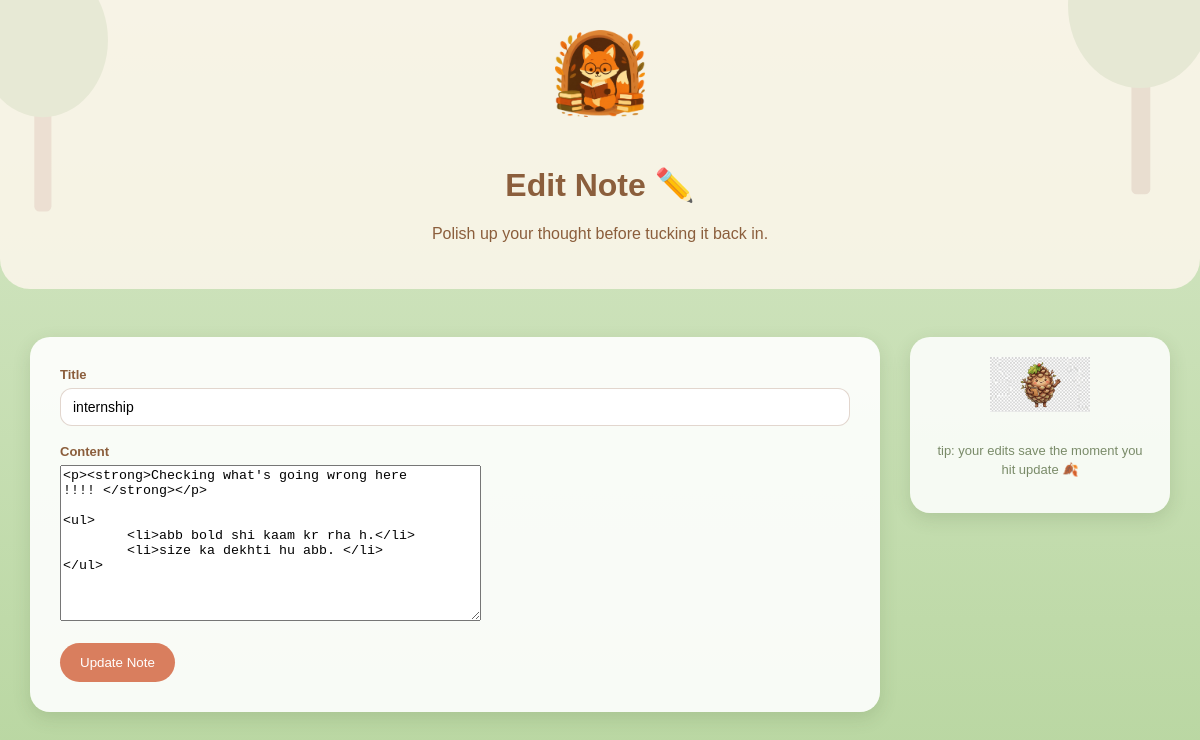
/edit-note/8 (signed in), run on the app's committed database.
### tables this page shows
CREATE TABLE notes(
    id INTEGER PRIMARY KEY AUTOINCREMENT,
    title TEXT NOT NULL,
    content TEXT NOT NULL,
    user_id INTEGER,
    created_at TEXT
, category TEXT);

### app.py (the view, shortened to what this page needs)
@app.route("/edit-note/<int:note_id>", methods=["GET", "POST"])
def edit_note(note_id):
    if "user_id" not in session:
        return redirect("/login")
    conn = sqlite3.connect("database.db")
    cursor = conn.cursor()
    cursor.execute(
        """
        SELECT * FROM notes
        WHERE id=? AND user_id=?
        """,
        (note_id, session["user_id"])
    )
    note = cursor.fetchone()
    if not note:
        conn.close()
        return "Access Denied ❌"
    try:
        decrypted_content = cipher.decrypt(
            note[2].encode()
        ).decode()
        note = list(note)
        note[2] = decrypted_content
    except:
        pass
    conn.close()
    return render_template(
        "edit_note.html",
        note=note
    )

### templates/edit_note.html (shortened to what this page needs)
<!DOCTYPE html>
<html>
<head>
    <link rel="stylesheet" href="{{ url_for('static', filename='css/style.css') }}">
</head>
<body class="notes-body">
<div class="hero create-hero">
    <img
    src="{{ url_for('static', filename='images/fox-Reading.png') }}"
    class="fox-reading"
    alt="Reading Fox"/>
    <div>
        <h1>Edit Note ✏️</h1>
        <p>Polish up your thought before tucking it back in.</p>
    </div>
</div>
<br>
<div class="create-layout">
    <div class="create-card">
        <form method="POST">
            <label class="create-label">Title</label>
            <input
                type="text"
                name="title"
                value="{{ note[1] }}"
                required>
            <br><br>
            <label class="create-label">Content</label>
            <textarea
                name="content"
                id="content"
                rows="10"
                cols="50"
                required>{{ note[2] | safe }}</textarea>
            <br><br>
            <button type="submit">
                Update Note
            </button>
        </form>
    </div>
    <div class="create-side">
        <img
        src="{{ url_for('static', filename='images/Pinecone.png') }}"
        class="pinecone-buddy"
        alt="Pinecone buddy"/>
        <p class="create-tip">tip: your edits save the moment you hit update 🍂</p>
    </div>
</div>
</body>
</html>

### static/css/style.css (style rules this page uses)
:root { --cream: #FDF6EC; --terracotta: #D97E5E; --moss: #7A8B69; --brown: #8B5E3C; --dark-bg: #1B2A22; --amber: #F4B860; --white: #E8E8E8; }
body { max-width: 1200px; margin: auto; background-color: var(--cream); color: var(--brown); font-family: Arial, sans-serif; padding: 20px; }
.notes-body { max-width: none; margin: 0; padding: 0; min-height: 100vh; background: linear-gradient(180deg, #D7E8C8 0%, #B8D6A0 100%); position: relative; overflow-x: hidden; font-family: Arial, sans-serif; color: var(--brown); }
.hero { background: rgba(253, 246, 236, 0.85); padding: 30px; border-radius: 0 0 30px 30px; display: flex; align-items: center; gap: 20px; position: relative; z-index: 2; flex-direction: column; justify-content: center; text-align: center; }
button { background: var(--terracotta); color: white; border: none; border-radius: 20px; padding: 12px 20px; cursor: pointer; }
.create-hero { justify-content: space-between; }
.create-layout { display: flex; align-items: flex-start; gap: 30px; margin-top: 30px; padding: 0 30px 30px; position: relative; z-index: 2; }
.create-card { flex: 1; background: rgba(255, 255, 255, 0.9); border-radius: 20px; padding: 30px; box-shadow: 0 6px 18px rgba(60, 80, 40, 0.15); }
.create-label { display: block; font-size: 13px; font-weight: bold; color: var(--brown); margin-bottom: 6px; }
.create-card input[type="text"], .create-card select { width: 100%; padding: 10px 12px; border-radius: 12px; border: 1px solid rgba(139, 94, 60, 0.25); font-size: 14px; box-sizing: border-box; }
.create-side { width: 220px; min-width: 220px; background: rgba(255, 255, 255, 0.85); border-radius: 20px; padding: 20px; text-align: center; box-shadow: 0 6px 18px rgba(60, 80, 40, 0.15); }
.pinecone-buddy { width: 100px; height: auto; margin-bottom: 12px; }
.create-tip { font-size: 13px; color: var(--moss); line-height: 1.5; }
.fox-reading { width: 90px; height: auto; }
.hero img, .hero .fox, .hero .fox-walking, .hero .fox-reading, .hero .fox-guard { margin: 0 auto 8px; }

### data on the page
notes: title "internship", content "<p><strong>Checking what's going wrong here !!!! </strong></p> <ul> <li>abb bold shi kaam kr rha h.</li> <li>size ka dekhti hu abb. </li> </ul>"
